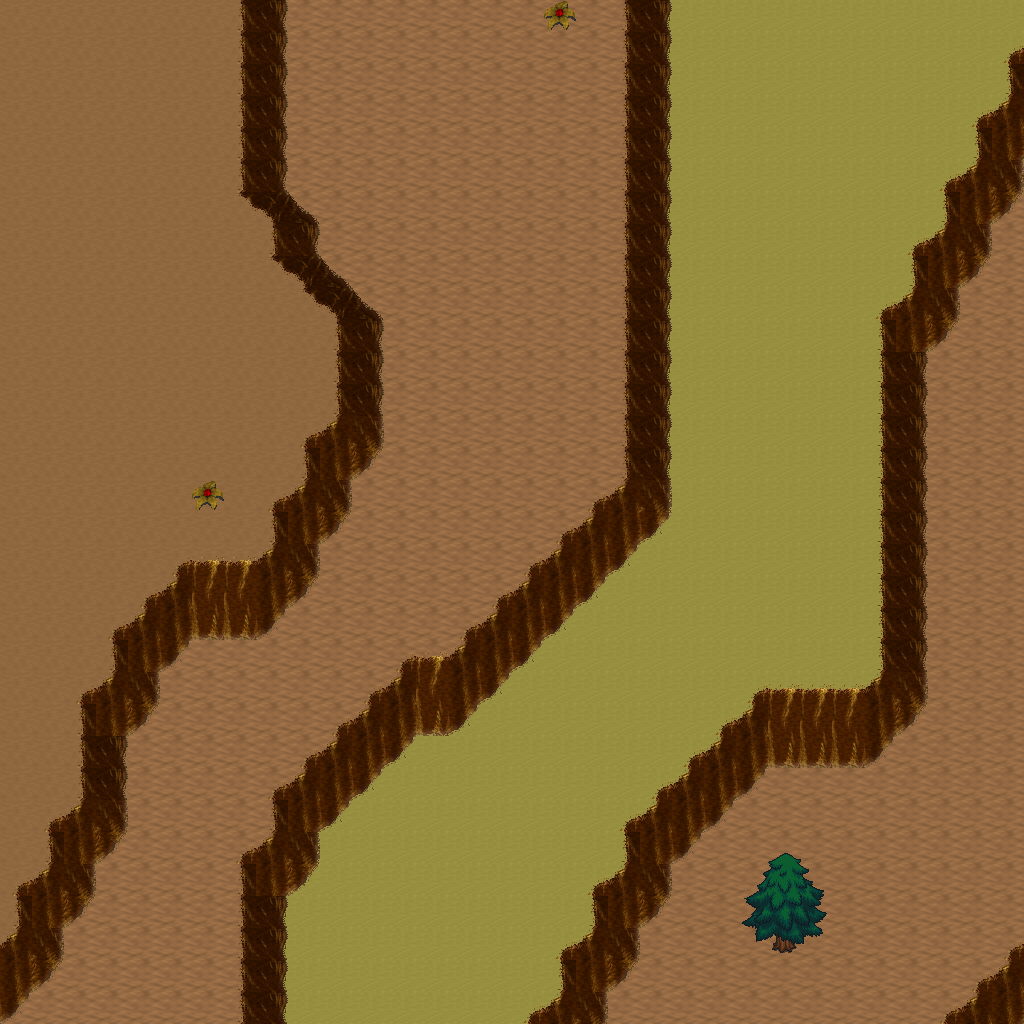

Rendered tile map (Tiled .tmx) drawn with the repository's tilesets; below, a short description and the map source with its tile grids summarised:
An orthogonal 32x32 tile map with 32x32 px tiles, 5 tile layers (Ground, Objects, Objects2, Above, ...), 1 hidden layer not drawn, 12 tilesets.

<map version="1.10" tiledversion="1.11.0" orientation="orthogonal" renderorder="right-down" width="32" height="32" tilewidth="32" tileheight="32" infinite="0" nextlayerid="11" nextobjectid="1">
 <tileset firstgid="1" name="logic_collision" tilewidth="32" tileheight="32" tilecount="1" columns="1">
  <image source="../drawable/logic_collision.png" width="32" height="32" />
 </tileset>
 <tileset firstgid="2" name="ground_ground" tilewidth="32" tileheight="32" tilecount="33" columns="3">
  <image source="../drawable/ground_ground.png" width="96" height="352" />
 </tileset>
 <tileset firstgid="35" name="ground_ridge_earth_pale" tilewidth="32" tileheight="32" tilecount="96" columns="12">
  <image source="../drawable/ground_ridge_earth_pale.png" width="384" height="256" />
 </tileset>
 <tileset firstgid="131" name="ground_ridge_earth_dark" tilewidth="32" tileheight="32" tilecount="96" columns="12">
  <image source="../drawable/ground_ridge_earth_dark.png" width="384" height="256" />
 </tileset>
 <tileset firstgid="227" name="terrain_desert" tilewidth="32" tileheight="32" tilecount="88" columns="8">
  <image source="../drawable/terrain_desert.png" width="256" height="352" />
 </tileset>
 <tileset firstgid="315" name="ground_sand_2" tilewidth="32" tileheight="32" tilecount="15" columns="5">
  <image source="../drawable/ground_sand_2.png" width="160" height="96" />
 </tileset>
 <tileset firstgid="330" name="plant_tree_evergreen" tilewidth="32" tileheight="32" tilecount="36" columns="3">
  <image source="../drawable/plant_tree_evergreen.png" width="96" height="384" />
 </tileset>
 <tileset firstgid="366" name="plant_cactus_2" tilewidth="32" tileheight="32" tilecount="10" columns="5">
  <image source="../drawable/plant_cactus_2.png" width="160" height="64" />
 </tileset>
 <tileset firstgid="376" name="plant_cactus" tilewidth="32" tileheight="32" tilecount="2" columns="1">
  <image source="../drawable/plant_cactus.png" width="32" height="64" />
 </tileset>
 <tileset firstgid="378" name="plant_bush_various_small" tilewidth="32" tileheight="32" tilecount="9" columns="3">
  <image source="../drawable/plant_bush_various_small.png" width="96" height="96" />
 </tileset>
 <tileset firstgid="387" name="plant_tree_tree_green" tilewidth="32" tileheight="32" tilecount="88" columns="8">
  <image source="../drawable/plant_tree_tree_green.png" width="256" height="352" />
 </tileset>
 <tileset firstgid="475" name="building_fence_fence_chunky" tilewidth="32" tileheight="32" tilecount="21" columns="3">
  <image source="../drawable/building_fence_fence_chunky.png" width="96" height="224" />
 </tileset>
 <layer id="1" name="Ground" width="32" height="32">
  <data>[1024 cells, 1024 non-empty, 3 distinct tile ids]</data>
 </layer>
 <layer id="2" name="Objects" width="32" height="32">
  <data>[1024 cells, 276 non-empty, 16 distinct tile ids]</data>
 </layer>
 <layer id="3" name="Objects2" width="32" height="32">
  <data>[1024 cells, 0 non-empty, 0 distinct tile ids]</data>
 </layer>
 <layer id="4" name="Above" width="32" height="32">
  <data>[1024 cells, 10 non-empty, 10 distinct tile ids]</data>
 </layer>
 <layer id="5" name="Above2" width="32" height="32">
  <data>[1024 cells, 0 non-empty, 0 distinct tile ids]</data>
 </layer>
 <layer id="6" name="Walkable" width="32" height="32" visible="0">
  <data>[1024 cells, 140 non-empty, 1 distinct tile ids]</data>
 </layer>
 <objectgroup id="7" name="Mapevents" />
 <objectgroup id="8" name="Spawn" />
 <objectgroup id="9" name="Keys" />
 <objectgroup id="10" name="Replace" />
</map>
